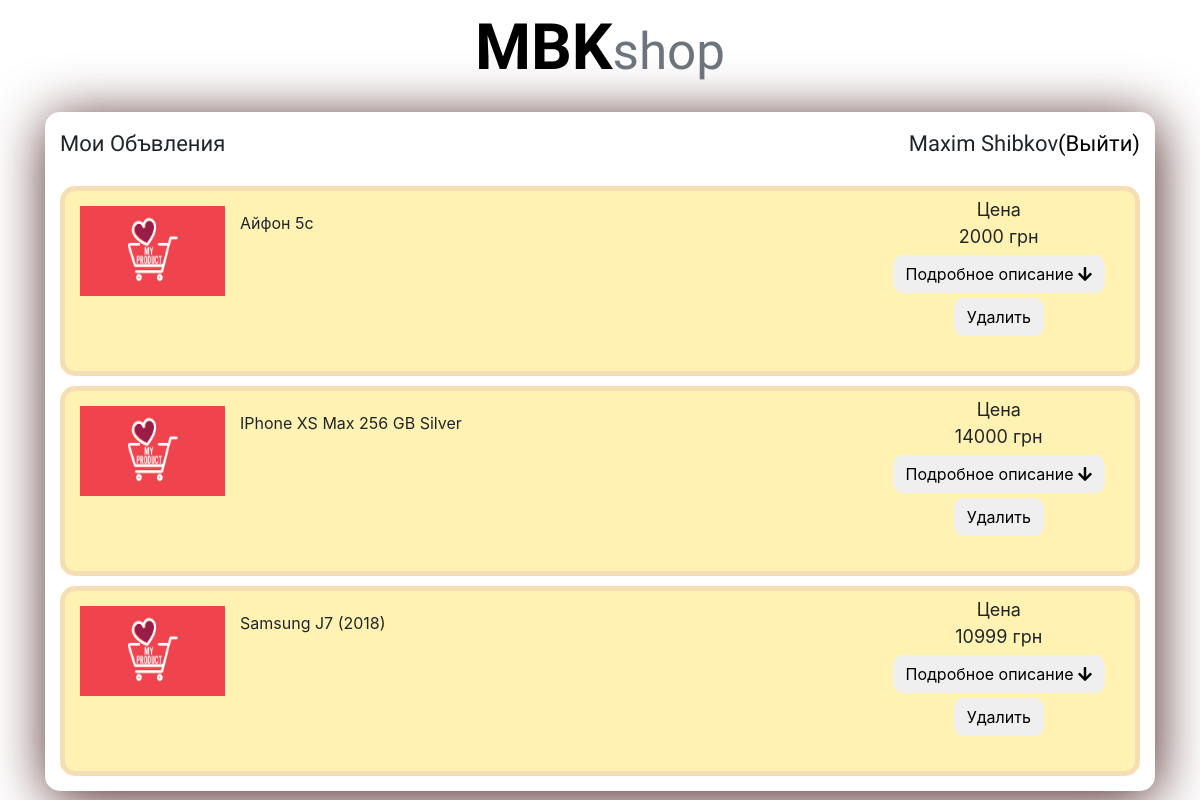
The page /profile (signed in) on the database as committed earlier.
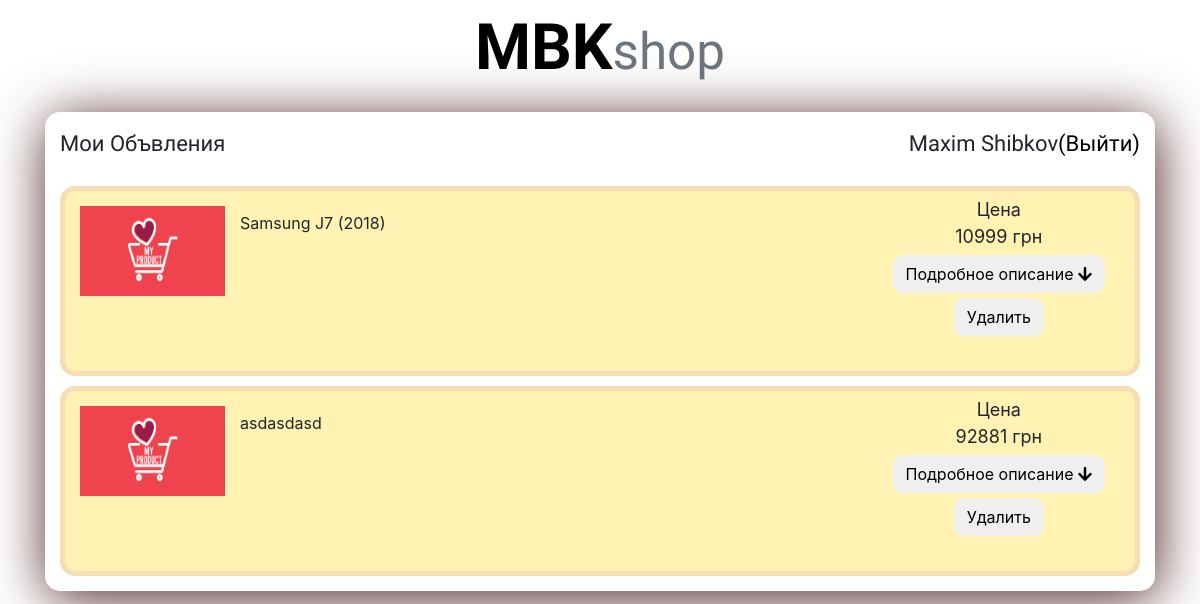
The same page on the database as committed later.
### tables this page shows
CREATE TABLE `lots` (
  `lot_id` int(11) NOT NULL,
  `user_id` int(11) NOT NULL,
  `title` varchar(255) NOT NULL,
  `about` text NOT NULL,
  `price` int(11) NOT NULL,
  `image` varchar(255) NOT NULL DEFAULT 'no_image.jpg'
);

### core/classes/User.class.php (called while the page is built, shortened)
<?php
	class User {
		public static function getId() {
			return $_SESSION['user_id'];
		}
		public static function get($user_id = null) {
			if ($user_id == null) {
				$user_id = User::getId();
			}
			$db = new DB();
			$sel_user = $db->conn()->prepare("SELECT * FROM `users` WHERE `user_id`=:user_id");
			$sel_user->bindParam(":user_id", $user_id);
			$sel_user->execute();
			$sel_user = $sel_user->fetch(PDO::FETCH_ASSOC);
			return $sel_user;
		}
	}
?>

### core/classes/DB.class.php (called while the page is built)
<?php
	class DB {
		private $pdo;
		public function __construct() {
			$dsn = "mysql:host=localhost;dbname=mbk_shop_user;charset=utf8";
			$test_pdo = new PDO($dsn, "olga", "olga");
			if ($test_pdo == true) {
				$this->pdo = $test_pdo;
			} else {
				throw new Exception("Ошибка подключения к базе данных.");
			}
		}
		public function conn () {
			return $this->pdo;
		}
	}
?>

### core/classes/Lots.class.php (called while the page is built, shortened)
<?php
	class Lots {
		public static function get($id = "") {
			$db = new DB();
			if ($id == "") {
				$sel_lots = $db->conn()->query("SELECT * FROM `lots` ORDER BY `lot_id` DESC");
			} else {
				$sel_lots = $db->conn()->query("SELECT * FROM `lots` WHERE `user_id`='{$id}'");
			}
			$sel_lots = $sel_lots->fetchAll();
			return $sel_lots;
		}
	}
?>

### templates/Default/profile.php (the view, shortened to what this page needs)
<!DOCTYPE html>
<html>
  <head>
    <link rel="stylesheet" href="https://use.fontawesome.com/releases/v5.4.2/css/all.css">
      <link rel="stylesheet" href="<?=$this->path?>/css/bootstrap.css">
      <link rel="stylesheet" href="<?=$this->path?>/css/style_index.css">
  </head>
  <body>
<header>
<div class="container">
  <div class="content">
    <div class="col-lg-12">
        <p id="logoprofile" ><a href="/">MBK<small class="text-muted">shop</small></a></p>
    </div>
    <div class="advert">
      <div class="headcaption">
        <p>Мои Объвления</p>
        <div id="username" class="ml-auto">
          <a id="edit" data-toggle="modal" data-target="#exampleModal" title = "Нажмите для редактирования профиля"><?=$this->user['name']?> <?=$this->user['surname']?></a><span><a href="/logout">(Выйти)</a></span>
        </div>
      </div>
    <? if ($this->lots != null): ?>
      <? for($i = 0; $i < count($this->lots); $i++): ?>
        <div id="productr">
            <div class="row">
              <div class="leftinfo">
                <img src="/uploads/lots/<?=$this->lots[$i]['image']?>" alt="img" id="imgproduct">
                <div id="info2">
                    <span><?=$this->lots[$i]['title']?></span>
                </div>
              </div>
              <div class="rightinfo ml-auto">
                <span>Цена</span>
                <span><?=$this->lots[$i]['price']?> грн</span>
                <button class="btn" type="button" data-toggle="collapse" data-target="#multiCollapseExample_<?=$i?>" aria-expanded="false" aria-controls="collapseExample">
                    Подробное описание <i class="fas fa-arrow-down"></i>
                  </button><br>
                  <button type="button" class="btn" onclick="deleteLot(<?=$this->lots[$i]['lot_id']?>);">Удалить</button>
              </div>
            </div>
  		</div>
  		<? endfor; ?>
    <? else: ?>
      Нет объявлений.
    <? endif; ?>
    </div>
  </div>
</div>
</header>
  </body>
</html>

Rows that differ between the two databases and show on the page:
removed lots: image (placeholder picture), title "Айфон 5с", price "2000"
removed lots: image (placeholder picture), title "IPhone XS Max 256 GB Silver", price "14000"
added lots: image (placeholder picture), title "asdasdasd", price "92881"
